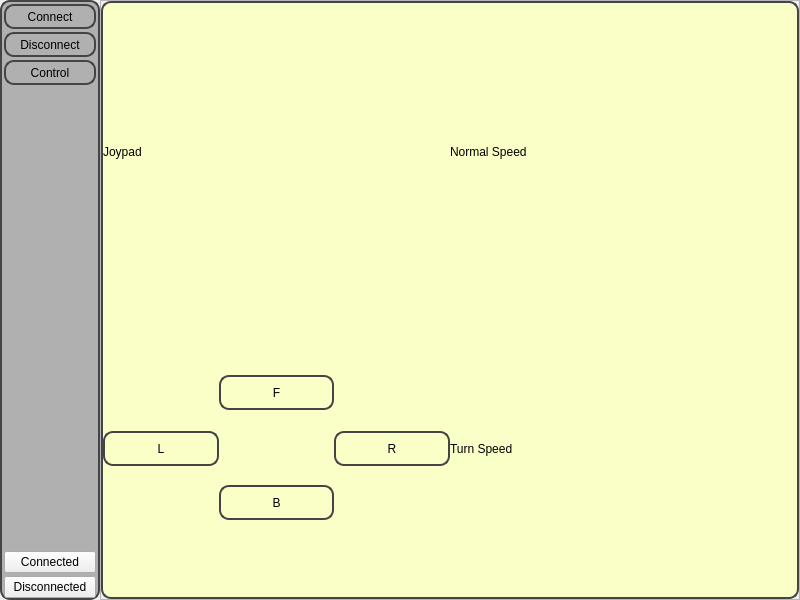
<?xml version="1.0" encoding="UTF-8"?>
<ui version="4.0">
 <class>MainWindow</class>
 <widget class="QMainWindow" name="MainWindow">
  <property name="geometry">
   <rect>
    <x>0</x>
    <y>0</y>
    <width>800</width>
    <height>600</height>
   </rect>
  </property>
  <property name="windowTitle">
   <string>Car Controller</string>
  </property>
  <widget class="QWidget" name="centralwidget">
   <layout class="QHBoxLayout" name="horizontalLayout">
    <property name="spacing">
     <number>0</number>
    </property>
    <property name="leftMargin">
     <number>0</number>
    </property>
    <property name="topMargin">
     <number>0</number>
    </property>
    <property name="rightMargin">
     <number>0</number>
    </property>
    <property name="bottomMargin">
     <number>0</number>
    </property>
    <item>
     <widget class="QFrame" name="frame_5">
      <property name="minimumSize">
       <size>
        <width>100</width>
        <height>0</height>
       </size>
      </property>
      <property name="maximumSize">
       <size>
        <width>16777215</width>
        <height>16777215</height>
       </size>
      </property>
      <property name="styleSheet">
       <string notr="true">QFrame
{
	
	background-color: rgb(176, 176, 176);
	
	border: 2px solid rgb(68, 68, 68);
	
	border-radius: 10px;
}</string>
      </property>
      <property name="frameShape">
       <enum>QFrame::Shape::StyledPanel</enum>
      </property>
      <property name="frameShadow">
       <enum>QFrame::Shadow::Raised</enum>
      </property>
      <layout class="QVBoxLayout" name="verticalLayout_2">
       <property name="spacing">
        <number>3</number>
       </property>
       <property name="leftMargin">
        <number>2</number>
       </property>
       <property name="topMargin">
        <number>2</number>
       </property>
       <property name="rightMargin">
        <number>2</number>
       </property>
       <property name="bottomMargin">
        <number>0</number>
       </property>
       <item>
        <widget class="QPushButton" name="connectBt">
         <property name="minimumSize">
          <size>
           <width>0</width>
           <height>25</height>
          </size>
         </property>
         <property name="styleSheet">
          <string notr="true">QPushButton
{
	border: 2px solid rgb(68, 68, 68);
	
	border-radius: 10px;
}

QPushButton:hover
{
	border: 2px solid rgb(255, 255, 255);
	
	border-radius: 10px;
}

QPushButton:pressed
{
	border: 2px solid rgb(255, 0, 0);
	
	border-radius: 10px;
}</string>
         </property>
         <property name="text">
          <string>Connect</string>
         </property>
        </widget>
       </item>
       <item>
        <widget class="QPushButton" name="DisconnectBt">
         <property name="minimumSize">
          <size>
           <width>0</width>
           <height>25</height>
          </size>
         </property>
         <property name="styleSheet">
          <string notr="true">QPushButton
{
	border: 2px solid rgb(68, 68, 68);
	
	border-radius: 10px;
}

QPushButton:hover
{
	border: 2px solid rgb(255, 255, 255);
	
	border-radius: 10px;
}

QPushButton:pressed
{
	border: 2px solid rgb(255, 0, 0);
	
	border-radius: 10px;
}</string>
         </property>
         <property name="text">
          <string>Disconnect</string>
         </property>
        </widget>
       </item>
       <item>
        <widget class="QPushButton" name="ControlButton">
         <property name="minimumSize">
          <size>
           <width>0</width>
           <height>25</height>
          </size>
         </property>
         <property name="styleSheet">
          <string notr="true">QPushButton
{
	border: 2px solid rgb(68, 68, 68);
	
	border-radius: 10px;
}

QPushButton:hover
{
	border: 2px solid rgb(255, 255, 255);
	
	border-radius: 10px;
}

QPushButton:pressed
{
	border: 2px solid rgb(255, 0, 0);
	
	border-radius: 10px;
}</string>
         </property>
         <property name="text">
          <string>Control</string>
         </property>
        </widget>
       </item>
       <item>
        <spacer name="verticalSpacer">
         <property name="orientation">
          <enum>Qt::Orientation::Vertical</enum>
         </property>
         <property name="sizeType">
          <enum>QSizePolicy::Policy::Expanding</enum>
         </property>
         <property name="sizeHint" stdset="0">
          <size>
           <width>20</width>
           <height>40</height>
          </size>
         </property>
        </spacer>
       </item>
       <item>
        <widget class="QPushButton" name="connectedButton">
         <property name="text">
          <string>Connected</string>
         </property>
        </widget>
       </item>
       <item>
        <widget class="QPushButton" name="disconnectedButton">
         <property name="text">
          <string>Disconnected</string>
         </property>
        </widget>
       </item>
      </layout>
     </widget>
    </item>
    <item>
     <widget class="QFrame" name="frame">
      <property name="frameShape">
       <enum>QFrame::Shape::StyledPanel</enum>
      </property>
      <property name="frameShadow">
       <enum>QFrame::Shadow::Raised</enum>
      </property>
      <layout class="QVBoxLayout" name="verticalLayout">
       <property name="spacing">
        <number>0</number>
       </property>
       <property name="leftMargin">
        <number>0</number>
       </property>
       <property name="topMargin">
        <number>0</number>
       </property>
       <property name="rightMargin">
        <number>0</number>
       </property>
       <property name="bottomMargin">
        <number>0</number>
       </property>
       <item>
        <widget class="QStackedWidget" name="stackedWidget">
         <property name="styleSheet">
          <string notr="true">QStackedWidget
{
	
	
	background-color: rgb(250, 255, 199);

	border : 2px solid rgb(68, 68, 68);
	border-radius: 10px;
}</string>
         </property>
         <property name="currentIndex">
          <number>0</number>
         </property>
         <widget class="QWidget" name="controlPage">
          <layout class="QHBoxLayout" name="horizontalLayout_2">
           <property name="spacing">
            <number>0</number>
           </property>
           <property name="leftMargin">
            <number>0</number>
           </property>
           <property name="topMargin">
            <number>0</number>
           </property>
           <property name="rightMargin">
            <number>0</number>
           </property>
           <property name="bottomMargin">
            <number>0</number>
           </property>
           <item>
            <widget class="QWidget" name="widget" native="true">
             <property name="styleSheet">
              <string notr="true"/>
             </property>
             <layout class="QVBoxLayout" name="verticalLayout_3">
              <property name="spacing">
               <number>0</number>
              </property>
              <property name="leftMargin">
               <number>0</number>
              </property>
              <property name="topMargin">
               <number>0</number>
              </property>
              <property name="rightMargin">
               <number>0</number>
              </property>
              <property name="bottomMargin">
               <number>0</number>
              </property>
              <item>
               <widget class="QWidget" name="widget_3" native="true">
                <layout class="QVBoxLayout" name="verticalLayout_6">
                 <property name="spacing">
                  <number>0</number>
                 </property>
                 <property name="leftMargin">
                  <number>0</number>
                 </property>
                 <property name="topMargin">
                  <number>0</number>
                 </property>
                 <property name="rightMargin">
                  <number>0</number>
                 </property>
                 <property name="bottomMargin">
                  <number>0</number>
                 </property>
                 <item>
                  <widget class="QLabel" name="label">
                   <property name="maximumSize">
                    <size>
                     <width>16777215</width>
                     <height>15</height>
                    </size>
                   </property>
                   <property name="text">
                    <string>Joypad</string>
                   </property>
                  </widget>
                 </item>
                </layout>
               </widget>
              </item>
              <item>
               <widget class="QWidget" name="widget_4" native="true">
                <layout class="QHBoxLayout" name="horizontalLayout_3">
                 <property name="spacing">
                  <number>0</number>
                 </property>
                 <property name="leftMargin">
                  <number>0</number>
                 </property>
                 <property name="topMargin">
                  <number>0</number>
                 </property>
                 <property name="rightMargin">
                  <number>0</number>
                 </property>
                 <property name="bottomMargin">
                  <number>0</number>
                 </property>
                 <item>
                  <widget class="QWidget" name="widget_5" native="true">
                   <property name="styleSheet">
                    <string notr="true">Qwidget
{
	border: 2px solid rgb(255, 255, 255);
}</string>
                   </property>
                   <layout class="QHBoxLayout" name="horizontalLayout_5">
                    <property name="spacing">
                     <number>0</number>
                    </property>
                    <property name="leftMargin">
                     <number>0</number>
                    </property>
                    <property name="topMargin">
                     <number>0</number>
                    </property>
                    <property name="rightMargin">
                     <number>0</number>
                    </property>
                    <property name="bottomMargin">
                     <number>0</number>
                    </property>
                    <item>
                     <widget class="QPushButton" name="leftButton">
                      <property name="minimumSize">
                       <size>
                        <width>0</width>
                        <height>35</height>
                       </size>
                      </property>
                      <property name="styleSheet">
                       <string notr="true">QPushButton
{
	border: 2px solid rgb(68, 68, 68);
	
	border-radius: 10px;
}

QPushButton:hover
{
	border: 2px solid rgb(85, 170, 255);
	
	border-radius: 10px;
}

QPushButton:pressed
{
	border: 2px solid rgb(255, 0, 0);
	
	border-radius: 10px;
}</string>
                      </property>
                      <property name="text">
                       <string>L</string>
                      </property>
                     </widget>
                    </item>
                   </layout>
                  </widget>
                 </item>
                 <item>
                  <widget class="QWidget" name="widget_6" native="true">
                   <layout class="QVBoxLayout" name="verticalLayout_4">
                    <property name="spacing">
                     <number>0</number>
                    </property>
                    <property name="leftMargin">
                     <number>0</number>
                    </property>
                    <property name="topMargin">
                     <number>0</number>
                    </property>
                    <property name="rightMargin">
                     <number>0</number>
                    </property>
                    <property name="bottomMargin">
                     <number>0</number>
                    </property>
                    <item>
                     <widget class="QPushButton" name="forwardButton">
                      <property name="minimumSize">
                       <size>
                        <width>0</width>
                        <height>35</height>
                       </size>
                      </property>
                      <property name="styleSheet">
                       <string notr="true">QPushButton
{
	border: 2px solid rgb(68, 68, 68);
	
	border-radius: 10px;
}

QPushButton:hover
{
	border: 2px solid rgb(85, 170, 255);
	
	border-radius: 10px;
}

QPushButton:pressed
{
	border: 2px solid rgb(255, 0, 0);
	
	border-radius: 10px;
}</string>
                      </property>
                      <property name="text">
                       <string>F</string>
                      </property>
                     </widget>
                    </item>
                    <item>
                     <widget class="QPushButton" name="backButton">
                      <property name="minimumSize">
                       <size>
                        <width>0</width>
                        <height>35</height>
                       </size>
                      </property>
                      <property name="styleSheet">
                       <string notr="true">QPushButton
{
	border: 2px solid rgb(68, 68, 68);
	
	border-radius: 10px;
}

QPushButton:hover
{
	border: 2px solid rgb(85, 170, 255);
	
	border-radius: 10px;
}

QPushButton:pressed
{
	border: 2px solid rgb(255, 0, 0);
	
	border-radius: 10px;
}</string>
                      </property>
                      <property name="text">
                       <string>B</string>
                      </property>
                     </widget>
                    </item>
                   </layout>
                  </widget>
                 </item>
                 <item>
                  <widget class="QWidget" name="widget_7" native="true">
                   <layout class="QHBoxLayout" name="horizontalLayout_4">
                    <property name="spacing">
                     <number>0</number>
                    </property>
                    <property name="leftMargin">
                     <number>0</number>
                    </property>
                    <property name="topMargin">
                     <number>0</number>
                    </property>
                    <property name="rightMargin">
                     <number>0</number>
                    </property>
                    <property name="bottomMargin">
                     <number>0</number>
                    </property>
                    <item>
                     <widget class="QPushButton" name="rightButton">
                      <property name="minimumSize">
                       <size>
                        <width>0</width>
                        <height>35</height>
                       </size>
                      </property>
                      <property name="styleSheet">
                       <string notr="true">QPushButton
{
	border: 2px solid rgb(68, 68, 68);
	
	border-radius: 10px;
}

QPushButton:hover
{
	border: 2px solid rgb(85, 170, 255);
	
	border-radius: 10px;
}

QPushButton:pressed
{
	border: 2px solid rgb(255, 0, 0);
	
	border-radius: 10px;
}</string>
                      </property>
                      <property name="text">
                       <string>R</string>
                      </property>
                     </widget>
                    </item>
                   </layout>
                  </widget>
                 </item>
                </layout>
               </widget>
              </item>
             </layout>
            </widget>
           </item>
           <item>
            <widget class="QWidget" name="widget_2" native="true">
             <property name="styleSheet">
              <string notr="true"/>
             </property>
             <layout class="QVBoxLayout" name="verticalLayout_5">
              <property name="spacing">
               <number>0</number>
              </property>
              <property name="leftMargin">
               <number>0</number>
              </property>
              <property name="topMargin">
               <number>0</number>
              </property>
              <property name="rightMargin">
               <number>0</number>
              </property>
              <property name="bottomMargin">
               <number>0</number>
              </property>
              <item>
               <widget class="QWidget" name="widget_8" native="true">
                <layout class="QVBoxLayout" name="verticalLayout_7">
                 <property name="spacing">
                  <number>0</number>
                 </property>
                 <property name="leftMargin">
                  <number>0</number>
                 </property>
                 <property name="topMargin">
                  <number>0</number>
                 </property>
                 <property name="rightMargin">
                  <number>0</number>
                 </property>
                 <property name="bottomMargin">
                  <number>0</number>
                 </property>
                 <item>
                  <widget class="QLabel" name="label_2">
                   <property name="maximumSize">
                    <size>
                     <width>16777215</width>
                     <height>15</height>
                    </size>
                   </property>
                   <property name="text">
                    <string>Normal Speed</string>
                   </property>
                  </widget>
                 </item>
                </layout>
               </widget>
              </item>
              <item>
               <widget class="QWidget" name="widget_9" native="true">
                <layout class="QVBoxLayout" name="verticalLayout_8">
                 <property name="spacing">
                  <number>0</number>
                 </property>
                 <property name="leftMargin">
                  <number>0</number>
                 </property>
                 <property name="topMargin">
                  <number>0</number>
                 </property>
                 <property name="rightMargin">
                  <number>0</number>
                 </property>
                 <property name="bottomMargin">
                  <number>0</number>
                 </property>
                 <item>
                  <widget class="QLabel" name="label_3">
                   <property name="maximumSize">
                    <size>
                     <width>16777215</width>
                     <height>15</height>
                    </size>
                   </property>
                   <property name="text">
                    <string>Turn Speed</string>
                   </property>
                  </widget>
                 </item>
                </layout>
               </widget>
              </item>
             </layout>
            </widget>
           </item>
          </layout>
         </widget>
         <widget class="QWidget" name="BtListPage">
          <layout class="QHBoxLayout" name="horizontalLayout_6">
           <property name="spacing">
            <number>0</number>
           </property>
           <property name="leftMargin">
            <number>0</number>
           </property>
           <property name="topMargin">
            <number>0</number>
           </property>
           <property name="rightMargin">
            <number>0</number>
           </property>
           <property name="bottomMargin">
            <number>0</number>
           </property>
           <item>
            <widget class="QListWidget" name="BtListWidget">
             <property name="styleSheet">
              <string notr="true"> QListWidget {
        background: #ffffff;
        border: 1px solid #ddd;
    }
    QListWidget::item {
        padding: 8px;
        border-bottom: 1px solid #eee;
    }
    QListWidget::item:hover {
        background-color: #f5f5f5;
    }
    QListWidget::item:selected {
        background-color: #4caf50;
        color: white;
    }</string>
             </property>
            </widget>
           </item>
          </layout>
         </widget>
        </widget>
       </item>
      </layout>
     </widget>
    </item>
   </layout>
  </widget>
 </widget>
 <resources/>
 <connections/>
</ui>
